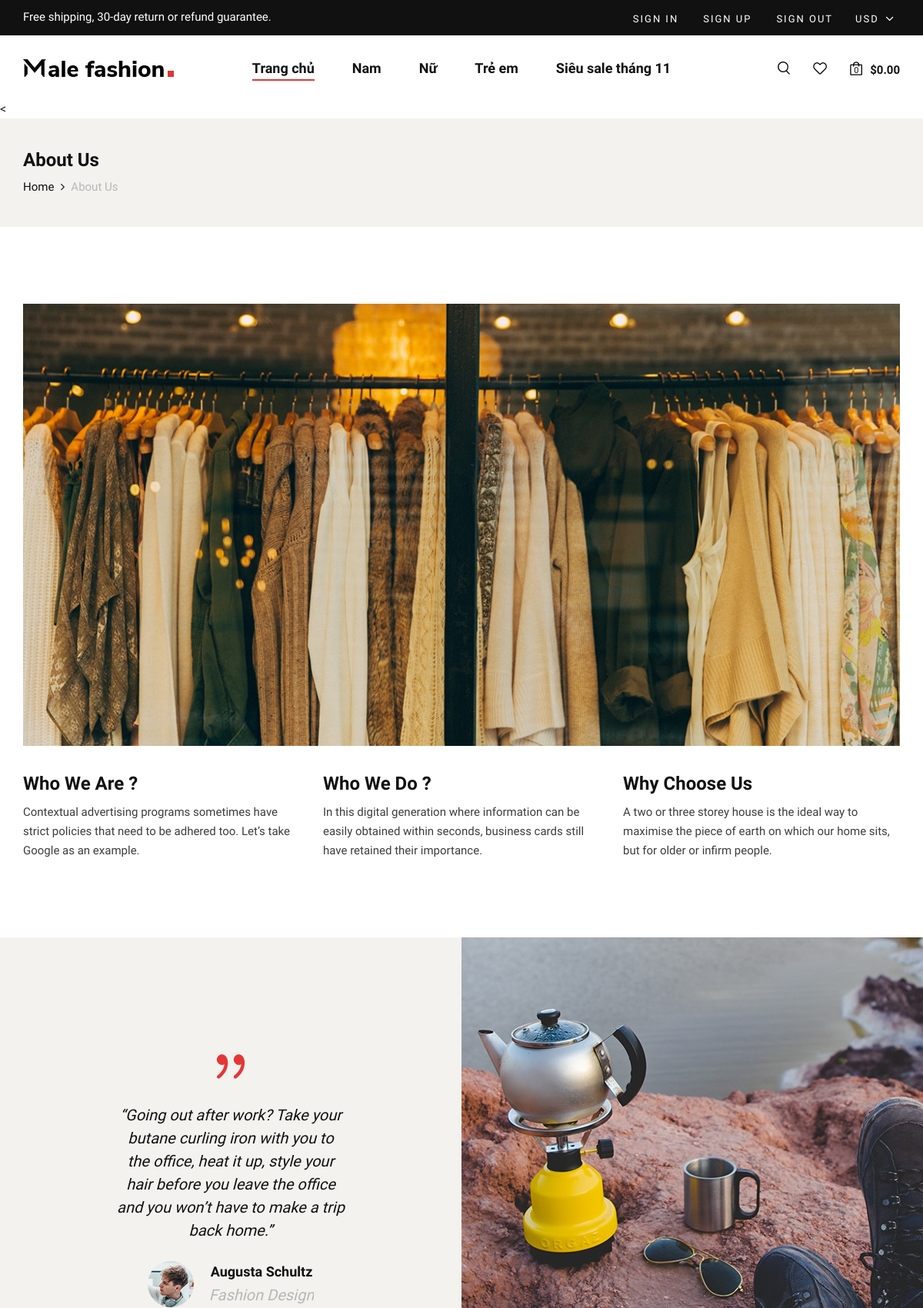
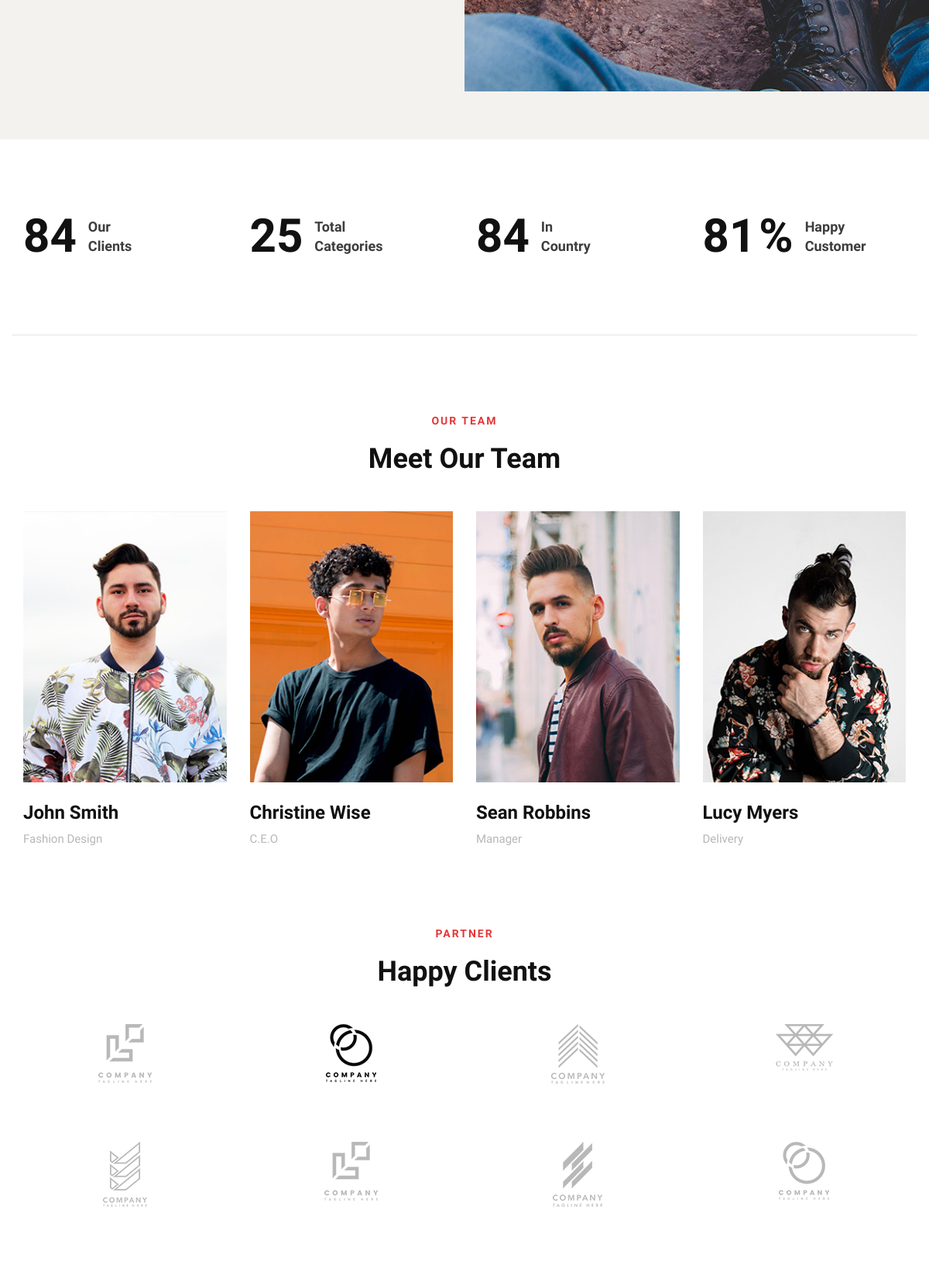
Page /about.php (upper part) on the committed database (2 pictures, top to bottom).
### tables this page shows
CREATE TABLE `categories` (
  `id` int(11) NOT NULL,
  `category_name` varchar(255) NOT NULL,
  `parent_id` int(11) DEFAULT NULL
);

### app/models/Template.php (called while the page is built, shortened)
<?php
class Template
{
    public function view($view, $data)
    {
        extract($data);
        include BASE_URL . 'app/views/' . $view . '.php';
    }
}

### about.php (called while the page is built, shortened)
<?php
require_once "./config/database.php";
$category = new Category();
$category_data = $category->getAllCategories();
$template = new Template();
$data = [
  'title' => 'About Me',
  'slot' => $template->render('about', ['category_data' => $category_data]),
];
$template->view('layout', $data);

### app/models/Category.php (called while the page is built, shortened)
<?php
class Category extends Database
{
    public function getAllCategories()
    {
        $categoryStmt = parent::$connection->prepare("SELECT * FROM categories ORDER BY parent_id");
        $categories = parent::select($categoryStmt);
        foreach ($categories as $key => $category) {
            $result = self::getChildCategories($categories, $category['id']);
            $categories[$key]["child_category"] = $result;
        }
        foreach ($categories as $key => $category) {
            if ($category["parent_id"]) {
                unset($categories[$key]);
            }
        }
        return $categories;
    }
    public static function getChildCategories($categories, $parentId = 0)
    {
        $result = array();
        foreach ($categories as $key => $item) {
            if ($item['parent_id'] == $parentId) {
                $item['child_category'] = self::getChildCategories($categories, $item['id']);
                array_push($result, $item);
            }
        }
        return $result;
    }
}

### app/models/Database.php (called while the page is built, shortened)
<?php
class Database
{
    public static function select($stmt)
    {
        if ($stmt) {
            $stmt->execute();
            return $stmt->get_result()->fetch_all(MYSQLI_ASSOC);
        }
    }
}

### app/views/layout.php (the view, shortened to what this page needs)
<?php
require_once "./config/database.php";
$category = new Category();
$category_data = $category->getAllCategories();
?>
<!DOCTYPE html>
<html lang="zxx">
<head>
  <link rel="stylesheet" href="css/bootstrap.min.css" type="text/css" />
  <link rel="stylesheet" href="css/font-awesome.min.css" type="text/css" />
  <link rel="stylesheet" href="css/elegant-icons.css" type="text/css" />
  <link rel="stylesheet" href="css/magnific-popup.css" type="text/css" />
  <link rel="stylesheet" href="css/nice-select.css" type="text/css" />
  <link rel="stylesheet" href="css/owl.carousel.min.css" type="text/css" />
  <link rel="stylesheet" href="css/slicknav.min.css" type="text/css" />
  <link rel="stylesheet" href="css/style.css" type="text/css" />
</head>
<body>
  <header class="header">
    <div class="header__top">
      <div class="container">
        <div class="row">
          <div class="col-lg-4 col-md-4">
            <div class="header__top__left">
              <p>Free shipping, 30-day return or refund guarantee.</p>
            </div>
          </div>
          <div class="col-lg-8 col-md-8">
            <div class="header__top__right">
              <div class="header__top__links">
                <a href="login.php">Sign in</a>
                <a href="register.php">Sign up</a>
                <a href="index.php">Sign out</a>
              </div>
              <div class="header__top__hover">
                <span>Usd <i class="arrow_carrot-down"></i></span>
              </div>
            </div>
          </div>
        </div>
      </div>
    </div>
    <div class="container">
      <div class="row">
        <div class="col-lg-3 col-md-3">
          <div class="header__logo">
            <a href="./index.php"><img src="img/logo.png" alt="" /></a>
          </div>
        </div>
        <div class="col-lg-6 col-md-6">
          <nav class="header__menu mobile-menu">
            <ul>
              <li class="active main_item"><a href="./index.php">Trang chủ</a></li>
              <?php
              foreach ($category_data as $key => $category) {
              ?>
                <li class="main_item"><a class="main_link" href="shop.php?main_category_id=<?php echo $category['category_id'] ?>"><?php echo $category['category_name'] ?></a>
                </li>
              <?php
              }
              ?>
            </ul>
          </nav>
        </div>
        <div class="col-lg-3 col-md-3">
          <div class="header__nav__option">
            <a href="#" class="search-switch"><img src="img/icon/search.png" alt="" /></a>
            <a href="#"><img src="img/icon/heart.png" alt="" /></a>
            <a href="#"><img src="img/icon/cart.png" alt="" /> <span>0</span></a>
            <div class="price">$0.00</div>
          </div>
        </div>
      </div>
    </div>
  </header>
  <?php
  if (!empty($slot)) {
    echo $slot;
  }
  ?>
</body>
</html>

### public/css/style.css (style rules this page uses)
* { margin: 0; padding: 0; box-sizing: border-box; }
html, body { height: 100%; font-family: "Nunito Sans", sans-serif; -webkit-font-smoothing: antialiased; }
p { font-size: 15px; font-family: "Nunito Sans", sans-serif; color: #3d3d3d; font-weight: 400; line-height: 25px; margin: 0 0 15px 0; }
img { max-width: 100%; }
ul, ol { padding: 0; margin: 0; }
.header { background: #ffffff; }
.header__top { background: #111111; padding: 10px 0; }
.header__top__left p { color: #ffffff; margin-bottom: 0; }
.header__top__right { text-align: right; }
.header__top__links { display: inline-block; margin-right: 25px; }
.header__top__links a { color: #ffffff; font-size: 13px; text-transform: uppercase; letter-spacing: 2px; margin-right: 28px; display: inline-block; }
.header__top__links a:last-child { margin-right: 0; }
.header__top__hover { display: inline-block; position: relative; }
.header__top__hover span { color: #ffffff; font-size: 13px; text-transform: uppercase; letter-spacing: 2px; display: inline-block; cursor: pointer; }
.header__top__hover span i { font-size: 20px; position: relative; top: 3px; right: 2px; }
.header__logo { padding: 30px 0; }
.header__logo a { display: inline-block; }
.header__menu { text-align: center; padding: 26px 0 25px; }
.header__menu ul li { list-style: none; display: inline-block; margin-right: 45px; }
.header__menu ul li.active a:after { -webkit-transform: scale(1); -ms-transform: scale(1); transform: scale(1); }
.header .container { position: relative; }
.header__menu ul li:last-child { margin-right: 0; }
.header__menu ul li a { font-size: 18px; color: #111111; display: block; font-weight: 600; position: relative; padding: 3px 0; }
.header__menu ul li a:after { position: absolute; left: 0; bottom: 0; width: 100%; height: 2px; background: #e53637; content: ""; -webkit-transition: all, 0.5s; -o-transition: all, 0.5s; transition: all, 0.5s; -webkit-transform: scale(0); -ms-transform: scale(0); transform: scale(0); }
.header__nav__option { text-align: right; padding: 30px 0; }
.header__nav__option a { display: inline-block; margin-right: 26px; position: relative; }
.header__nav__option a span { color: #0d0d0d; font-size: 11px; position: absolute; left: 5px; top: 8px; }
.header__nav__option .price { font-size: 15px; color: #111111; font-weight: 700; display: inline-block; margin-left: -20px; position: relative; top: 3px; }
@media only screen and (min-width: 1200px) { .container { max-width: 1170px; } }

### rows in the picture
categories: category_name "Nam"
categories: category_name "Nữ"
categories: category_name "Trẻ em"
categories: category_name "Siêu sale tháng 11"
